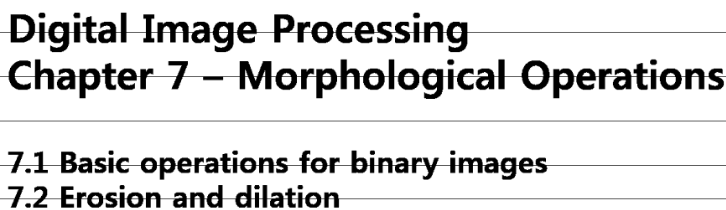
#> input picture images/Erosion.png, 726 x 210 px
$ jupyter execute ch08-2.ipynb
#> lines starting #> are read from the running program, lines starting #| are printed output that depends on the picture
[cell 1]
import cv2
import numpy as np
import matplotlib.pyplot as plt

[cell 2]
scanImg = cv2.imread('../images/Erosion.png')
#> scanImg is the input picture: shape (210, 726, 3); min 0, max 255, mean 216.1
RGB_img = cv2.cvtColor(scanImg, cv2.COLOR_BGR2RGB)

gImg = cv2.cvtColor(RGB_img, cv2.COLOR_RGB2GRAY)
print(gImg.shape)
#| (210, 726)
plt.imshow(gImg, cmap='gray')

### 메인이 하양이라 erode(침식)하면 팽창(dilate)
### dilate(팽창)하면 침식(erode)
### 구분 잘 해서 적용할 것

[cell 3]
kernel = np.ones((3, 3), np.uint8)
erosionImg = cv2.erode(gImg, kernel, iterations = 1)
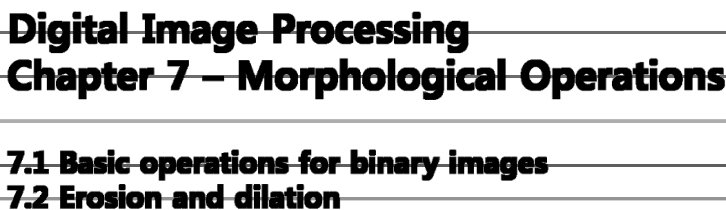
#> erosionImg: shape (210, 726); min 0, max 255, mean 194.5
plt.imshow(erosionImg, cmap='gray')

[cell 4]
kernel = np.ones((3, 3), np.uint8)
dilateImg = cv2.dilate(gImg, kernel, iterations = 1)
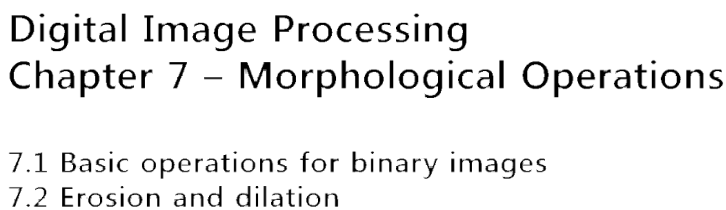
#> dilateImg: shape (210, 726); min 0, max 255, mean 236.3
plt.imshow(dilateImg, cmap='gray')

[cell 5]
kernel = np.ones((4, 1), np.uint8)
dilateImg = cv2.dilate(gImg, kernel, iterations = 1)
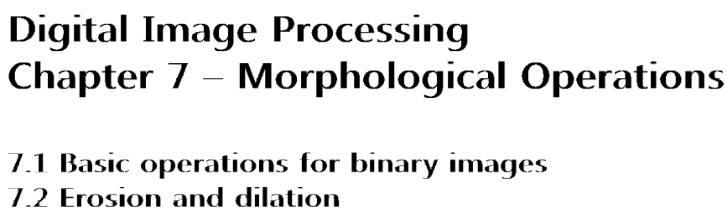
#> dilateImg: shape (210, 726); min 0, max 255, mean 230.7
plt.imshow(dilateImg, cmap='gray')

[cell 6]
kernel = np.ones((4, 1), np.uint8)
erosionImg = cv2.erode(dilateImg, kernel, iterations = 1)
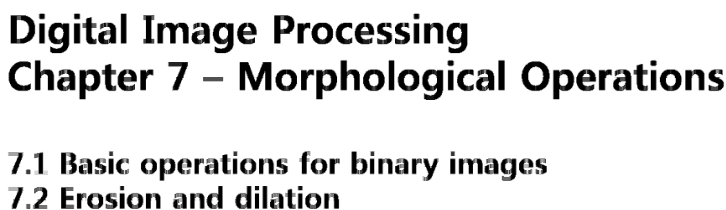
#> erosionImg: shape (210, 726); min 0, max 255, mean 220.4
plt.imshow(erosionImg, cmap='gray')

[cell 7]
Img1 = cv2.imread('../images/fce(salt_pepper noise).bmp')
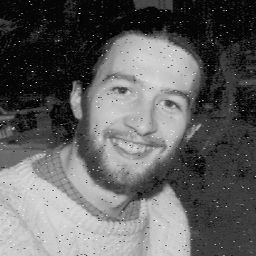
#> input picture images/fce(salt_pepper noise).bmp, 256 x 256 px
#> Img1 is the input picture: shape (256, 256, 3); mean B, G, R 96.5, 96.5, 96.5
RGB_img = cv2.cvtColor(Img1, cv2.COLOR_BGR2RGB)

gImg = cv2.cvtColor(RGB_img, cv2.COLOR_RGB2GRAY)
#> gImg: shape (256, 256)
print(gImg.shape)
#| (256, 256)
plt.imshow(gImg, cmap='gray')

[cell 8]
kernel = np.ones((3, 3), np.uint8)
dilateImg = cv2.dilate(gImg, kernel, iterations = 1)
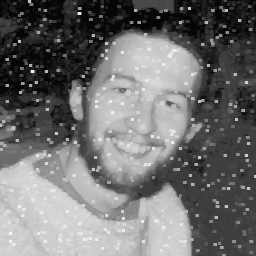
#> dilateImg: shape (256, 256); min 6, max 242, mean 111.4
plt.imshow(dilateImg, cmap='gray')

[cell 9]
kernel = np.ones((3, 3), np.uint8)
erosionImg = cv2.erode(dilateImg, kernel, iterations = 2)
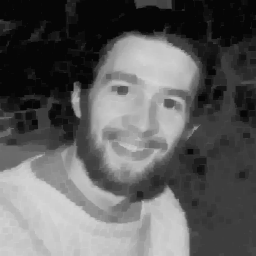
#> erosionImg: shape (256, 256); min 6, max 214, mean 93.9
plt.imshow(erosionImg, cmap='gray')
